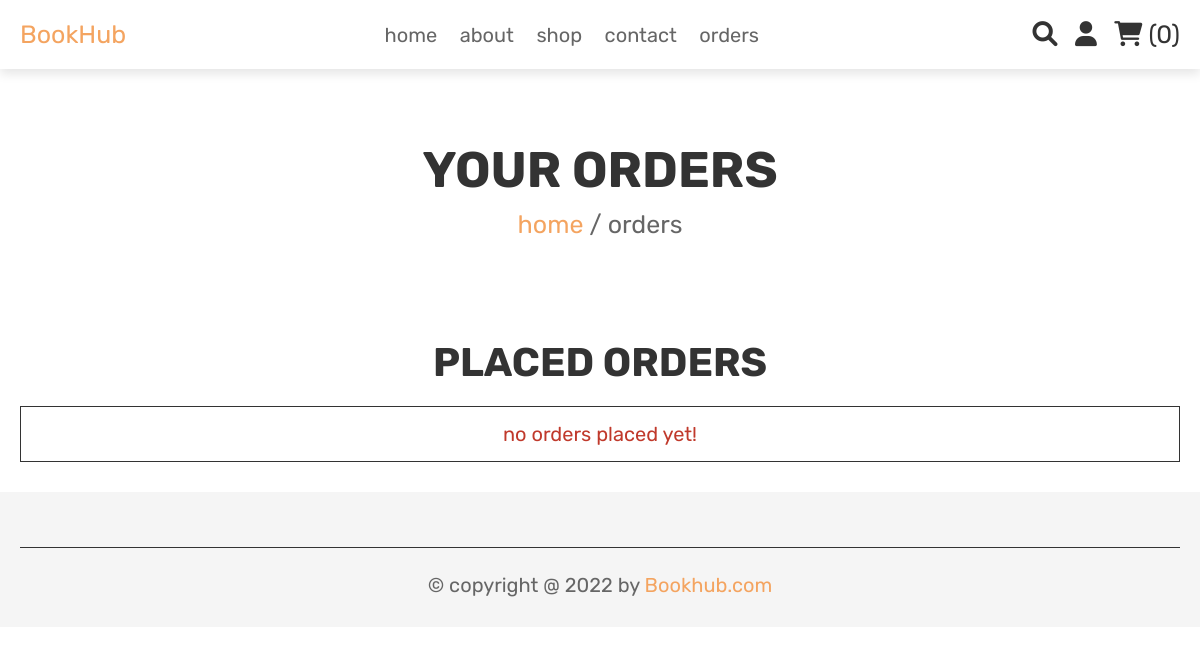
The page /orders.php (signed in) on the database as committed earlier.
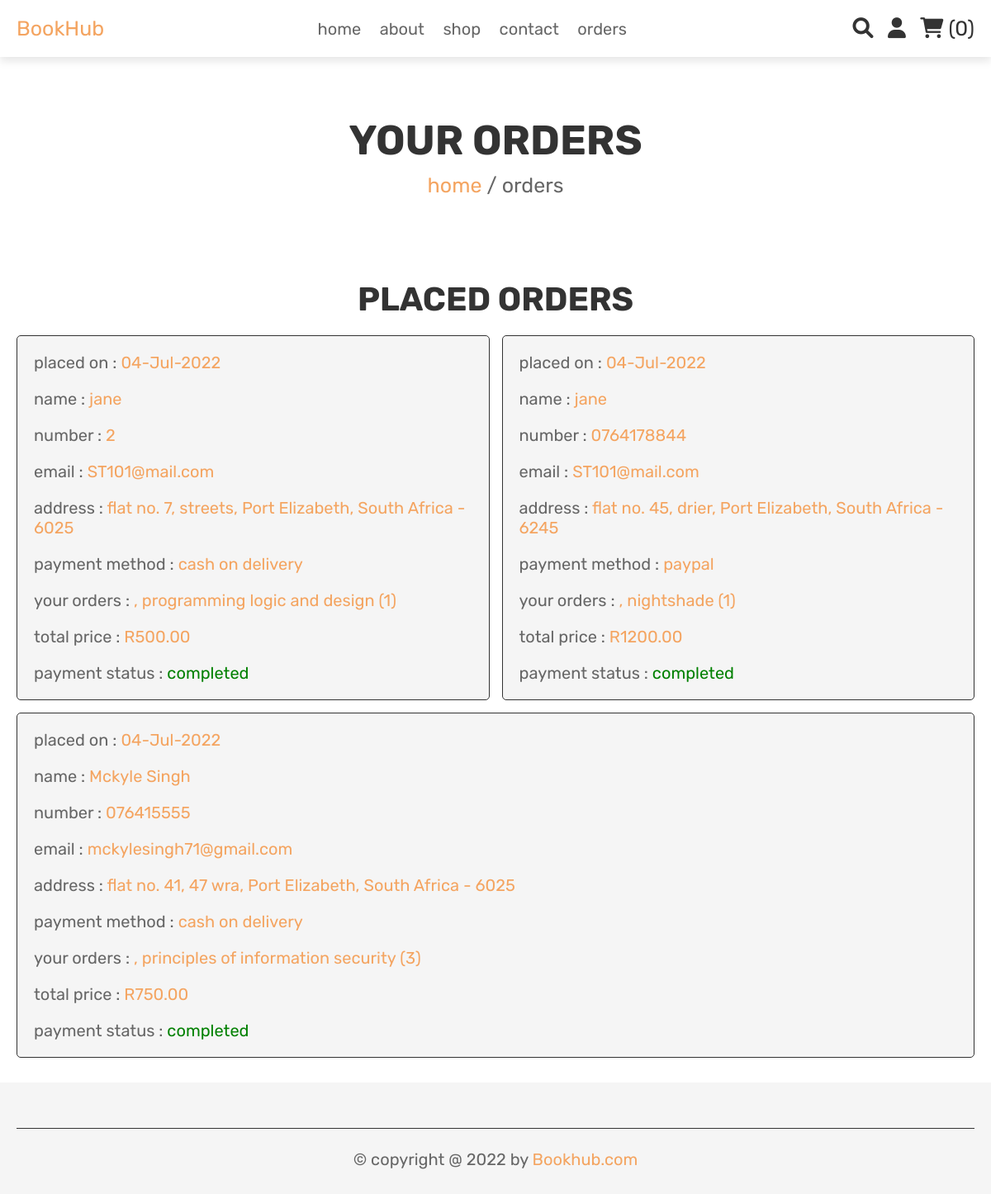
The same page on the database as committed later.
### tables this page shows
CREATE TABLE `tblorder` (
  `order_id` int(100) NOT NULL,
  `user_id` int(100) NOT NULL,
  `name` varchar(100) NOT NULL,
  `number` varchar(12) NOT NULL,
  `email` varchar(100) NOT NULL,
  `method` varchar(50) NOT NULL,
  `address` varchar(500) NOT NULL,
  `total_products` varchar(1000) NOT NULL,
  `total_price` int(100) NOT NULL,
  `placed_on` varchar(50) NOT NULL,
  `payment_status` varchar(20) NOT NULL DEFAULT 'pending'
);

### orders.php (the view, shortened to what this page needs)
<?php
include 'DBConn.php';
$user_id = $_SESSION['user_id'];
?>
<!DOCTYPE html>
<html lang="en">
<head>
   <link rel="stylesheet" href="https://cdnjs.cloudflare.com/ajax/libs/font-awesome/6.0.0/css/all.min.css">
   <link rel="stylesheet" href="css/style.css">
</head>
<body>
<?php include 'header.php'; ?>
<div class="heading">
   <h3>your orders</h3>
   <p> <a href="home.php">home</a> / orders </p>
</div>
<section class="placed-orders">
   <h1 class="title">placed orders</h1>
   <div class="box-container">
      <?php
         $order_query = mysqli_query($conn, "SELECT * FROM `tblorder` WHERE user_id = '$user_id'") or die('query failed');
         if(mysqli_num_rows($order_query) > 0){
            while($fetch_orders = mysqli_fetch_assoc($order_query)){
      ?>
      <div class="box">
         <p> placed on : <span><?php echo $fetch_orders['placed_on']; ?></span> </p>
         <p> name : <span><?php echo $fetch_orders['name']; ?></span> </p>
         <p> number : <span><?php echo $fetch_orders['number']; ?></span> </p>
         <p> email : <span><?php echo $fetch_orders['email']; ?></span> </p>
         <p> address : <span><?php echo $fetch_orders['address']; ?></span> </p>
         <p> payment method : <span><?php echo $fetch_orders['method']; ?></span> </p>
         <p> your orders : <span><?php echo $fetch_orders['total_products']; ?></span> </p>
         <p> total price : <span>R<?php echo $fetch_orders['total_price']; ?>.00</span> </p>
         <p> payment status : <span style="color:<?php if($fetch_orders['payment_status'] == 'pending'){ echo 'red'; }else{ echo 'green'; } ?>;"><?php echo $fetch_orders['payment_status']; ?></span> </p>
         </div>
      <?php
       }
      }else{
         echo '<p class="empty">no orders placed yet!</p>';
      }
      ?>
   </div>
</section>
<?php include 'footer.php'; ?>
</body>
</html>

Rows that differ between the two databases and show on the page:
added tblorder: placed_on "04-Jul-2022", name "jane", number "2", email "ST101@mail.com", address "flat no. 7, streets, Port Elizabeth, South Africa - 6025", method "cash on delivery", total_products ", programming logic and design (1)", total_price "500", payment_status "completed"
added tblorder: placed_on "04-Jul-2022", name "jane", number "0764178844", email "ST101@mail.com", address "flat no. 45, drier, Port Elizabeth, South Africa - 6245", method "paypal", total_products ", nightshade (1)", total_price "1200", payment_status "completed"
added tblorder: placed_on "04-Jul-2022", name "Mckyle Singh", number "076415555", email "mckylesingh71@gmail.com", address "flat no. 41, 47 wra, Port Elizabeth, South Africa - 6025", method "cash on delivery", total_products ", principles of information security (3)", total_price "750", payment_status "completed"
Other text that changed with them:
text no longer shown: "no orders placed yet!"
